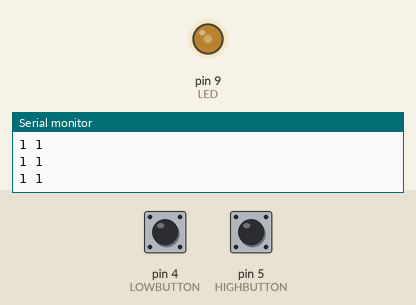
Simulated run of this sketch. Board: Arduino Uno, built with avr-gcc and run on an emulated ATmega328P. Shown: output pins drawn as LEDs (lit = HIGH), the last lines printed to the serial monitor. Inputs (shaded band) come from the test bench; at power-on: pin 4 (LOWBUTTON) HIGH, pin 5 (HIGHBUTTON) HIGH.

Above: at 1.2 s.
1.3 s: pin 4 (LOWBUTTON) pulled LOW for 1 s
At 3.4 s:
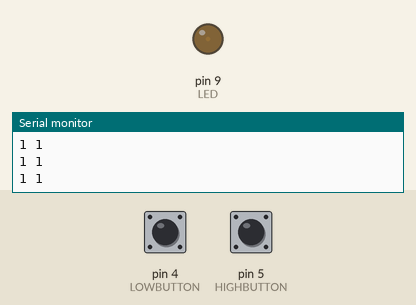
3.8 s: pin 5 (HIGHBUTTON) pulled LOW for 3.2 s
At 7.3 s:
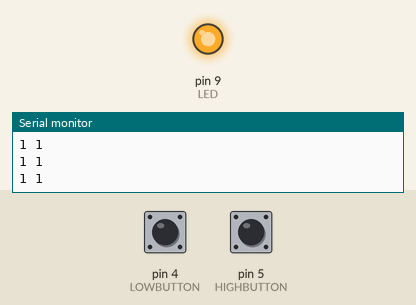
8.5 s: pin 4 (LOWBUTTON) pulled LOW for 3.2 s
At 9.57 s:
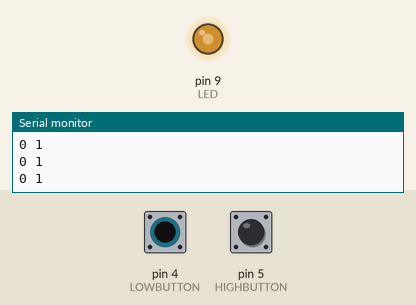
13.2 s: pin 5 (HIGHBUTTON) pulled LOW for 0.15 s
At 13.7 s:
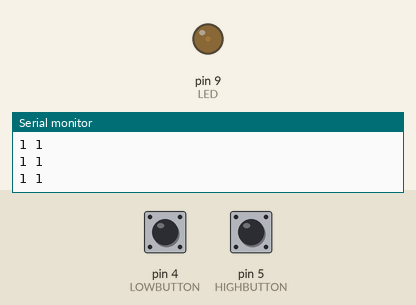
Timing chart, 0 to 16.2 s (numbered marks = the images above; inputs shaded):
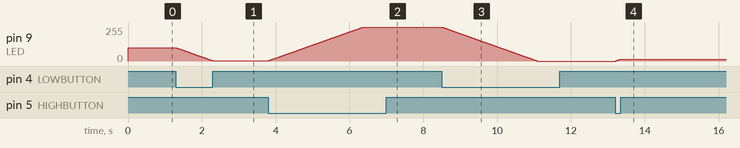

The sketch:

pushbutton_brightness.ino
```cpp
#define LOWBUTTON 4
#define HIGHBUTTON 5
#define LED 9
int bright = 100;

void setup() {
  pinMode(LOWBUTTON, INPUT_PULLUP);
  pinMode(HIGHBUTTON, INPUT_PULLUP);
  pinMode(LED, OUTPUT);
  Serial.begin(9600);
}

void loop() {
  if(!digitalRead(LOWBUTTON) && bright > 0){
    bright--;
  } else if(!digitalRead(HIGHBUTTON) && bright < 255){
    bright++;
  }
  analogWrite(LED, bright);
  delay(10);
  Serial.print(digitalRead(LOWBUTTON));
  Serial.print(" ");
  Serial.println(digitalRead(HIGHBUTTON));
}
```

Measured:
- after the input at 1.3 s, pin 9 (LED): moves from 100/255 to 2/255 over 0.99 s, starting at once
- after the input at 3.8 s, pin 9 (LED): moves from 2/255 to 255/255 over 2.6 s, starting at once
- after the input at 8.5 s, pin 9 (LED): moves from 255/255 to 0/255 over 2.6 s, starting at once
- after the input at 13.2 s, pin 9 (LED): moves from 0/255 to 14/255 over 0.13 s, starting at once
